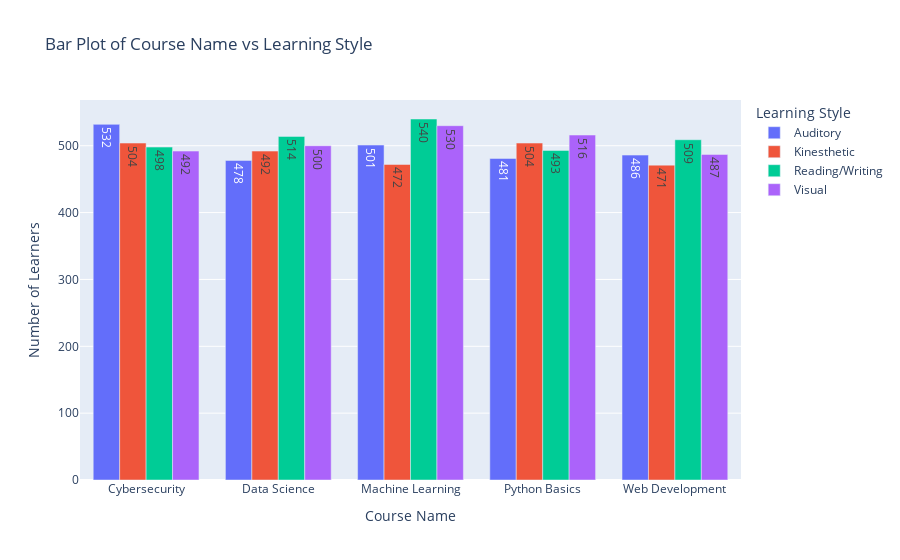

Source (notebook cell):
### Markdown cell above
Visualizing the result

### Code cell
grouped_data = (
    df_old.groupby(["Course_Name", "Learning_Style"])
    .size()
    .reset_index(name="Count")
)

fig = px.bar(
    grouped_data,
    x="Course_Name",
    y="Count",
    color="Learning_Style",
    barmode="group",
    text="Count",
    title="Bar Plot of Course Name vs Learning Style"
)
fig.update_layout(
    xaxis_title="Course Name",
    yaxis_title="Number of Learners",
    legend_title="Learning Style",
    bargap=0.2
)
fig.show()

### Figure 1 — Plotly figure (JSON) as saved in the notebook; plotly's stock layout.template omitted (floating-point values rounded to 4 significant figures)
{"data": [{"alignmentgroup": "True", "hovertemplate": "Learning_Style=Auditory<br>Course_Name=%{x}<br>Count=%{text}<extra></extra>", "legendgroup": "Auditory", "marker": {"color": "#636efa", "pattern": {"shape": ""}}, "name": "Auditory", "offsetgroup": "Auditory", "orientation": "v", "showlegend": true, "text": [532, 478, 501, 481, 486], "textposition": "auto", "type": "bar", "x": ["Cybersecurity", "Data Science", "Machine Learning", "Python Basics", "Web Development"], "xaxis": "x", "y": [532, 478, 501, 481, 486], "yaxis": "y"}, {"alignmentgroup": "True", "hovertemplate": "Learning_Style=Kinesthetic<br>Course_Name=%{x}<br>Count=%{text}<extra></extra>", "legendgroup": "Kinesthetic", "marker": {"color": "#EF553B", "pattern": {"shape": ""}}, "name": "Kinesthetic", "offsetgroup": "Kinesthetic", "orientation": "v", "showlegend": true, "text": [504, 492, 472, 504, 471], "textposition": "auto", "type": "bar", "x": ["Cybersecurity", "Data Science", "Machine Learning", "Python Basics", "Web Development"], "xaxis": "x", "y": [504, 492, 472, 504, 471], "yaxis": "y"}, {"alignmentgroup": "True", "hovertemplate": "Learning_Style=Reading/Writing<br>Course_Name=%{x}<br>Count=%{text}<extra></extra>", "legendgroup": "Reading/Writing", "marker": {"color": "#00cc96", "pattern": {"shape": ""}}, "name": "Reading/Writing", "offsetgroup": "Reading/Writing", "orientation": "v", "showlegend": true, "text": [498, 514, 540, 493, 509], "textposition": "auto", "type": "bar", "x": ["Cybersecurity", "Data Science", "Machine Learning", "Python Basics", "Web Development"], "xaxis": "x", "y": [498, 514, 540, 493, 509], "yaxis": "y"}, {"alignmentgroup": "True", "hovertemplate": "Learning_Style=Visual<br>Course_Name=%{x}<br>Count=%{text}<extra></extra>", "legendgroup": "Visual", "marker": {"color": "#ab63fa", "pattern": {"shape": ""}}, "name": "Visual", "offsetgroup": "Visual", "orientation": "v", "showlegend": true, "text": [492, 500, 530, 516, 487], "textposition": "auto", "type": "bar", "x": ["Cybersecurity", "Data Science", "Machine Learning", "Python Basics", "Web Development"], "xaxis": "x", "y": [492, 500, 530, 516, 487], "yaxis": "y"}], "layout": {"bargap": 0.2, "barmode": "group", "legend": {"title": {"text": "Learning Style"}, "tracegroupgap": 0}, "title": {"text": "Bar Plot of Course Name vs Learning Style"}, "xaxis": {"anchor": "y", "domain": [0, 1], "title": {"text": "Course Name"}}, "yaxis": {"anchor": "x", "domain": [0, 1], "title": {"text": "Number of Learners"}}}}
